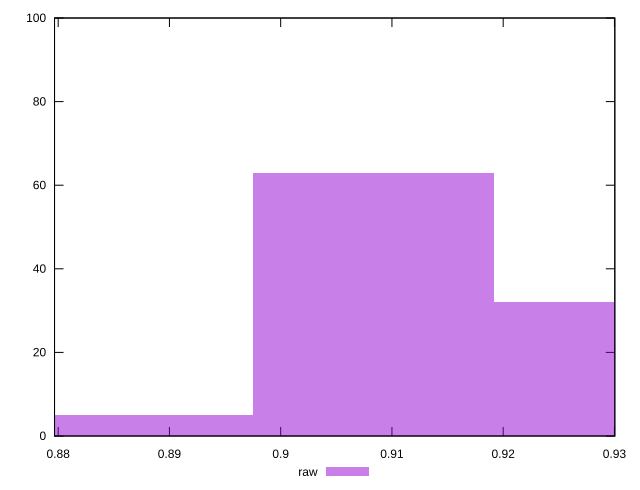

gnuplot code for this plot:
reset

$raw <<EOF
0.9083670297085472 63
0.9299948161301793 32
0.8867392432869151 5
EOF

set key outside below
set boxwidth 0.021627786421632076
set xrange [0.8796720674882483:0.9300339275443932]
set yrange [0:100]
set trange [0:100]
set style fill transparent solid 0.5 noborder
set terminal svg size 640, 490 enhanced background rgb 'white'
set output "report_00009_2021-02-08T22-37-41.559Z/meta/pScore/samples/pages+cached+noadtech+nomedia+nocss/raw/histogram.svg"

plot $raw title "raw" with boxes

reset
